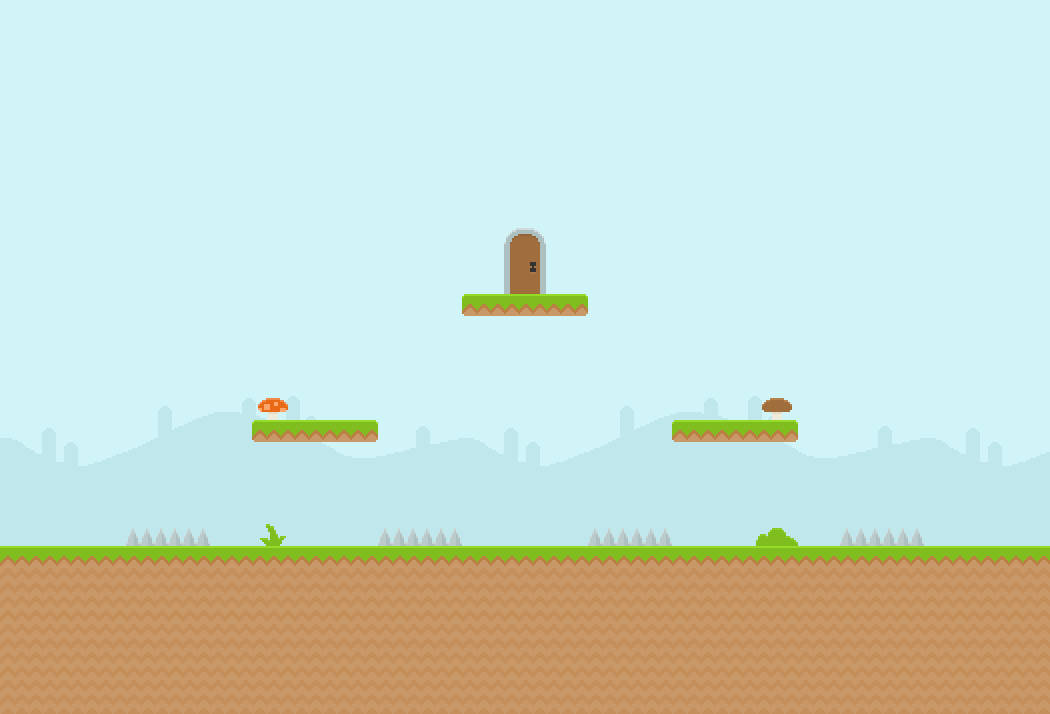

Below is a game level as drawn by its tile map, then a one-line description and the .tmx file that defines it, in full:
An orthogonal 25x17 tile map with 42x42 px tiles, 2 tile layers (background, foreground) and 4 objects (3x player, diamond).

<map version="1.0" tiledversion="1.0.2" orientation="orthogonal" renderorder="right-down" width="25" height="17" tilewidth="42" tileheight="42" nextobjectid="16">
 <tileset firstgid="1" source="tileset.tsx" />
 <layer name="background" width="25" height="17">
  <data encoding="csv">
238,238,238,238,238,238,238,238,238,238,238,238,238,238,238,238,238,238,238,238,238,238,238,238,238,
238,238,238,238,238,238,238,238,238,238,238,238,238,238,238,238,238,238,238,238,238,238,238,238,238,
238,238,238,238,238,238,238,238,238,238,238,238,238,238,238,238,238,238,238,238,238,238,238,238,238,
238,238,238,238,238,238,238,238,238,238,238,238,238,238,238,238,238,238,238,238,238,238,238,238,238,
238,238,238,238,238,238,238,238,238,238,238,238,238,238,238,238,238,238,238,238,238,238,238,238,238,
238,238,238,238,238,238,238,238,238,238,238,238,238,238,238,238,238,238,238,238,238,238,238,238,238,
238,238,238,238,238,238,238,238,238,238,238,238,238,238,238,238,238,238,238,238,238,238,238,238,238,
238,238,238,238,238,238,238,238,238,238,238,238,238,238,238,238,238,238,238,238,238,238,238,238,238,
238,238,238,238,238,238,238,238,238,238,238,238,238,238,238,238,238,238,238,238,238,238,238,238,238,
230,231,232,233,234,235,236,237,238,239,240,230,231,232,233,234,235,236,237,238,239,240,230,231,232,
260,261,262,263,264,265,266,267,268,269,270,260,261,262,263,264,265,266,267,268,269,270,260,261,262,
290,291,292,293,294,295,296,297,298,299,300,290,291,292,293,294,295,296,297,298,299,300,290,291,292,
298,298,298,298,298,298,298,298,298,298,298,298,298,298,298,298,298,298,298,298,298,298,298,298,298,
298,298,298,298,298,298,298,298,298,298,298,298,298,298,298,298,298,298,298,298,298,298,298,298,298,
298,298,298,298,298,298,298,298,298,298,298,298,298,298,298,298,298,298,298,298,298,298,298,298,298,
298,298,298,298,298,298,298,298,298,298,298,298,298,298,298,298,298,298,298,298,298,298,298,298,298,
298,298,298,298,298,298,298,298,298,298,298,298,298,298,298,298,298,298,298,298,298,298,298,298,298
</data>
 </layer>
 <layer name="foreground" width="25" height="17">
  <data encoding="csv">
0,0,0,0,0,0,0,0,0,0,0,0,0,0,0,0,0,0,0,0,0,0,0,0,0,
0,0,0,0,0,0,0,0,0,0,0,0,0,0,0,0,0,0,0,0,0,0,0,0,0,
0,0,0,0,0,0,0,0,0,0,0,0,0,0,0,0,0,0,0,0,0,0,0,0,0,
0,0,0,0,0,0,0,0,0,0,0,0,0,0,0,0,0,0,0,0,0,0,0,0,0,
0,0,0,0,0,0,0,0,0,0,0,0,0,0,0,0,0,0,0,0,0,0,0,0,0,
0,0,0,0,0,0,0,0,0,0,0,0,167,0,0,0,0,0,0,0,0,0,0,0,0,
0,0,0,0,0,0,0,0,0,0,0,0,168,0,0,0,0,0,0,0,0,0,0,0,0,
0,0,0,0,0,0,0,0,0,0,0,130,159,160,0,0,0,0,0,0,0,0,0,0,0,
0,0,0,0,0,0,0,0,0,0,0,0,0,0,0,0,0,0,0,0,0,0,0,0,0,
0,0,0,0,0,0,109,0,0,0,0,0,0,0,0,0,0,0,108,0,0,0,0,0,0,
0,0,0,0,0,0,130,159,160,0,0,0,0,0,0,0,130,159,160,0,0,0,0,0,0,
0,0,0,0,0,0,0,0,0,0,0,0,0,0,0,0,0,0,0,0,0,0,0,0,0,
0,0,0,71,71,0,18,0,0,71,71,0,0,0,71,71,0,0,47,0,71,71,0,0,0,
124,124,124,124,124,124,124,124,124,124,124,124,124,124,124,124,124,124,124,124,124,124,124,124,124,
153,153,153,153,153,153,153,153,153,153,153,153,153,153,153,153,153,153,153,153,153,153,153,153,153,
153,153,153,153,153,153,153,153,153,153,153,153,153,153,153,153,153,153,153,153,153,153,153,153,153,
153,153,153,153,153,153,153,153,153,153,153,153,153,153,153,153,153,153,153,153,153,153,153,153,153
</data>
 </layer>
 <objectgroup name="objects">
  <object id="9" name="player" type="player" x="287" y="364" width="51" height="49" />
  <object id="11" name="player" x="713" y="363" width="48" height="51" />
  <object id="12" name="player" type="player" x="513" y="493" width="46" height="49" />
  <object id="14" name="diamond" x="504" y="140" width="44" height="49.3333" />
 </objectgroup>
</map>
